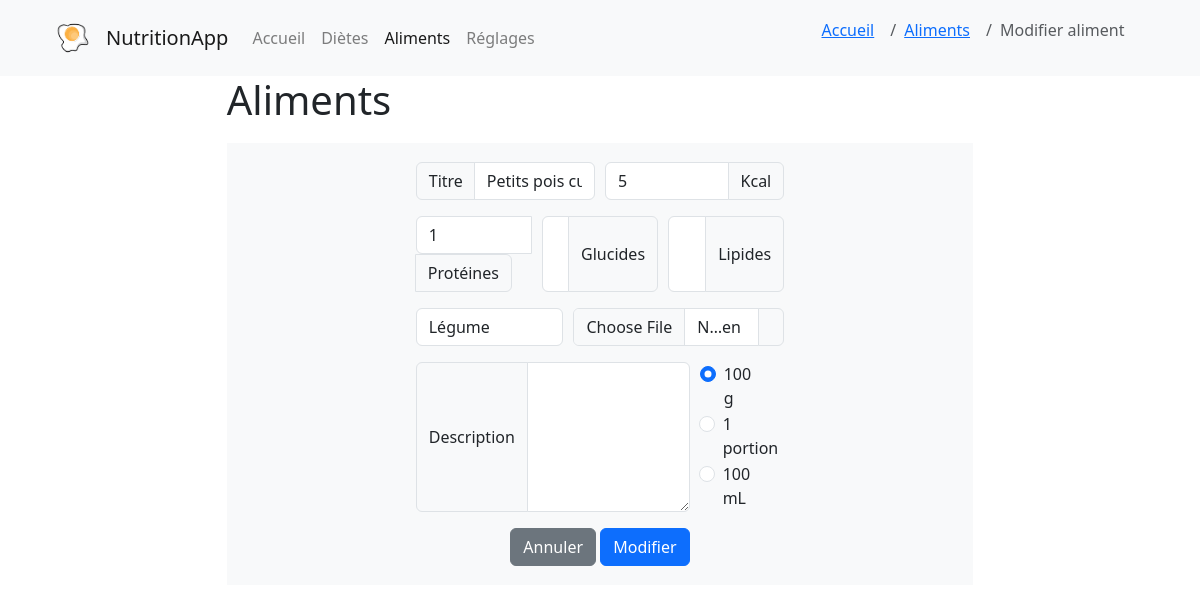
Before: /modifier_aliment/18 with the older database file.
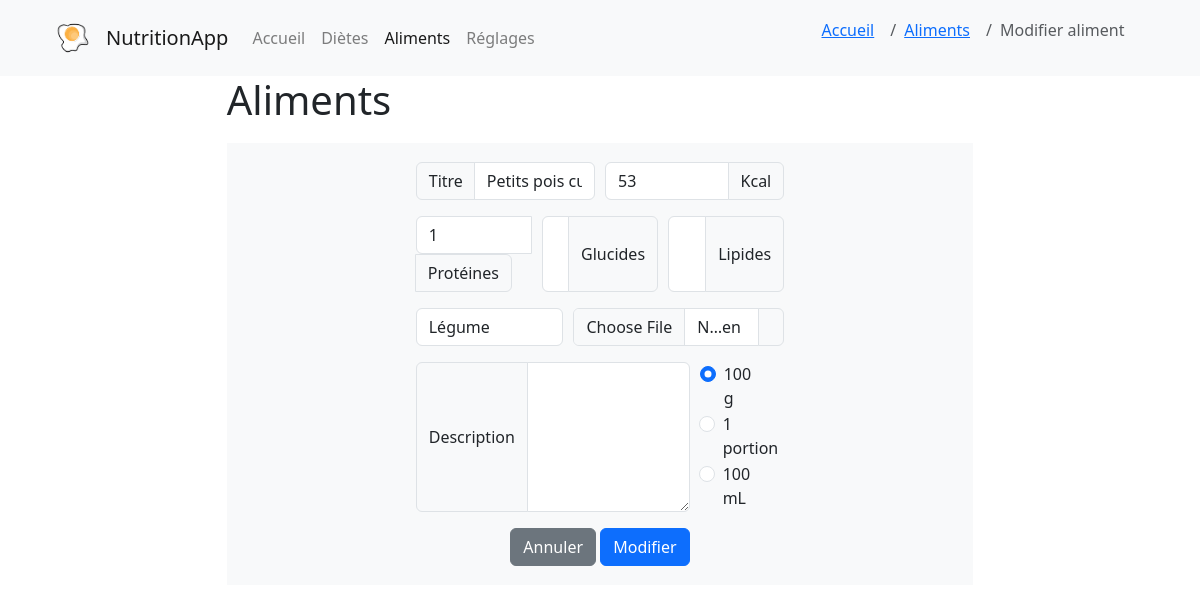
After: the same page with the newer database file.
### models/Aliment.py (models this page shows, shortened)
class Aliment(db.Model):
    id = db.Column(db.Integer, primary_key=True)
    titre = db.Column(db.String(255), nullable=True, unique=True)
    kcal = db.Column(db.Integer, nullable=True, server_default='0')
    proteines = db.Column(db.Integer, nullable=True, server_default='0')
    glucides = db.Column(db.Integer, nullable=True, server_default='0')
    lipides = db.Column(db.Integer, nullable=True, server_default='0')
    categorie = db.Column(db.String(255), nullable=True, server_default="Autre") # légume, fruit, féculent...
    photo = db.Column(db.String(255), nullable=True, server_default='')
    description = db.Column(db.String(255), nullable=True, server_default='')
    unite = db.Column(db.Integer, nullable=True, server_default='0') # 0 = 100g, 1 = 1 unité, 2 = mL
    valide = db.Column(db.Integer, nullable=True, server_default='0') # 0 = non validé, 1 = validé
    def get_by_id(id):
        return Aliment.query.get(id)

### controllers/aliment.py (the view)
@app.route('/modifier_aliment/<int:id>', methods=['GET', 'POST'])
def modifier_aliment(id):
    aliment_courant = Aliment.get_by_id(id)
    return render_template('aliment/modifier_aliment.html', aliment=aliment_courant)

### templates/aliment/modifier_aliment.html (shortened to what the changed rows need)
{% extends 'base.html' %}
{% block content %}
{% set page = 'aliments' %}
{% set place = ["accueil","aliments","modifier_aliment"] %}
<link rel="stylesheet" href="{{ url_for('static', filename='css/pages.css') }}">
<div class="content">
<h1 class="title">{% block title %} Aliments {% endblock %}</h1>
<div class="content_aliments bg-light">
    <div>
        <form method="POST" action="{{ url_for('controllers.modifier_aliment_post', id=aliment.id) }}"  enctype="multipart/form-data">
            <div class="form-row">
                <div class="input-group mb-3 col-md-6">
                    <div class="input-group-prepend">
                        <span class="input-group-text" id="titre">Titre</span>
                    </div>
                    <input type="text" id="titre" name="titre" class="form-control" placeholder="Titre" value="{{ aliment.titre }}" required>
                </div>
                <div class="input-group mb-3 col-md-6">
                    <input type="number" id="kcal" name="kcal" class="form-control" placeholder="Kcal" value="{{ aliment.kcal }}" required>
                    <div class="input-group-append">
                        <span class="input-group-text" id="kcal">Kcal</span>
                    </div>
                </div>
            </div>
            <div class="form-row">
                <div class="input-group mb-3 col-md-4">
                    <input type="number" id="proteines" name="proteines" class="form-control" placeholder="Protéines" value="{{ aliment.proteines }}" required>
                    <div class="input-group-append">
                        <span class="input-group-text" id="proteines">Protéines</span>
                    </div>
                </div>
                <div class="input-group mb-3 col-md-4">
                    <input type="number" id="glucides" name="glucides" class="form-control" placeholder="Glucides" value="{{ aliment.glucides }}" required>
                    <div class="input-group-append">
                        <span class="input-group-text" id="glucides">Glucides</span>
                    </div>
                </div>
                <div class="input-group mb-3 col-md-4">
                    <input type="number" id="lipides" name="lipides" class="form-control" placeholder="Lipides" value="{{ aliment.lipides }}" required>
                    <div class="input-group-append">
                        <span class="input-group-text" id="lipides">Lipides</span>
                    </div>
                </div>
            </div>
            <div class="form-row">
                <div class="input-group mb-3 col-md-5">
                    <select id="categorie" name="categorie" class="form-control" value="{{ aliment.categorie }}" required>
                        <option value="légume">Légume</option>
                    </select>
                </div>
            </div>
            <div class="form-row">
                <div class="input-group mb-3 col-md-9">
                    <span class="input-group-text">Description</span>
                    <textarea class="form-control" id="description" name="description" aria-label="With textarea">{{ aliment.description }}</textarea>
                </div>
            </div>
        </form>
    </div>
</div>
{% endblock %}

Changed rows visible on the page:
changed Aliment "Petits pois cuits": kcal "5" → "53"
